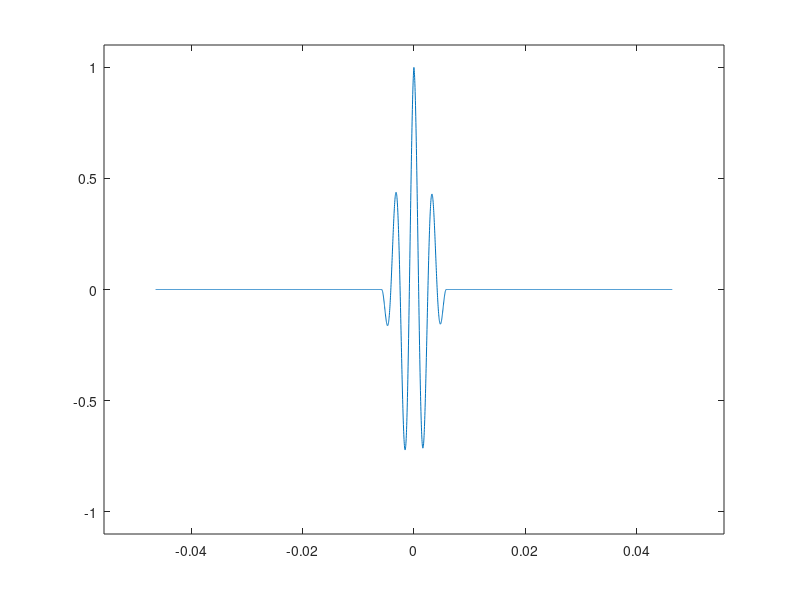
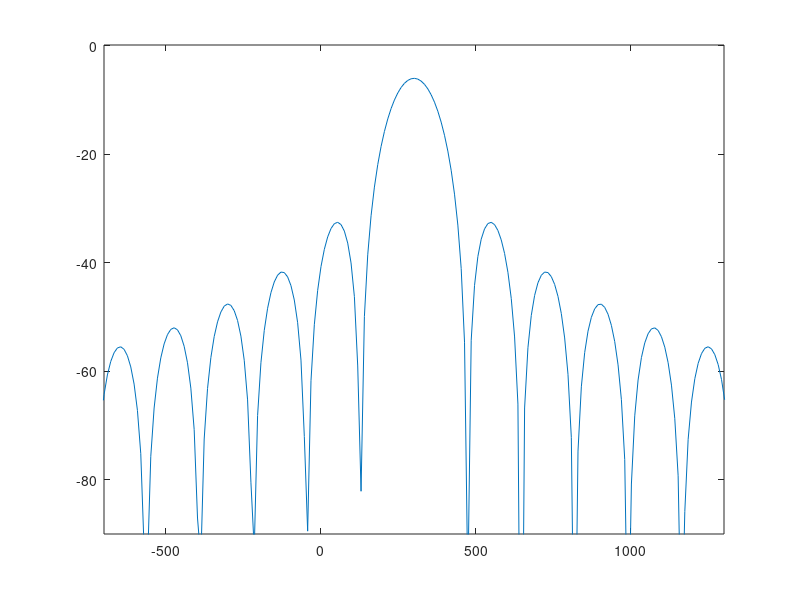

MATLAB code for these plots, in order:
fc = 44100;
sinc = 1/fc;
outwin = 4096;
dur = outwin/fc;
freq = 300;

t = [-dur/2:sinc:dur/2-sinc];
binsize = fc/outwin;

halfx = round(outwin/2);

inwin = 511;
winmezzi = floor(inwin/2);

x = exp(i*2*pi*freq*t);
%x = ones(1, outwin);

h = bartlett(inwin)';

x1 = zeros(1, outwin);
x1(halfx-winmezzi:halfx+winmezzi) = x(halfx-winmezzi:halfx+winmezzi).*h;

F = [-fc/2:binsize:fc/2-binsize];

fftbuffer = zeros(1, outwin);
fftbuffer (1:halfx) = x1(halfx+1:outwin); % parte destra
fftbuffer (halfx+1:outwin) = x1(1:halfx); % parte sinistra

Y = fft(fftbuffer, outwin);

figure(1)
plot(t, x1)
axis([-dur/2*1.2 dur/2*1.2 -1.1 1.1 ])

figure(2)
plot(F, 20*log10(abs(fftshift(Y))/inwin))
axis([-1000+freq +1000+freq -90 0.1])
%
% figure(3)
% plot(F, unwrap(angle(Y())))